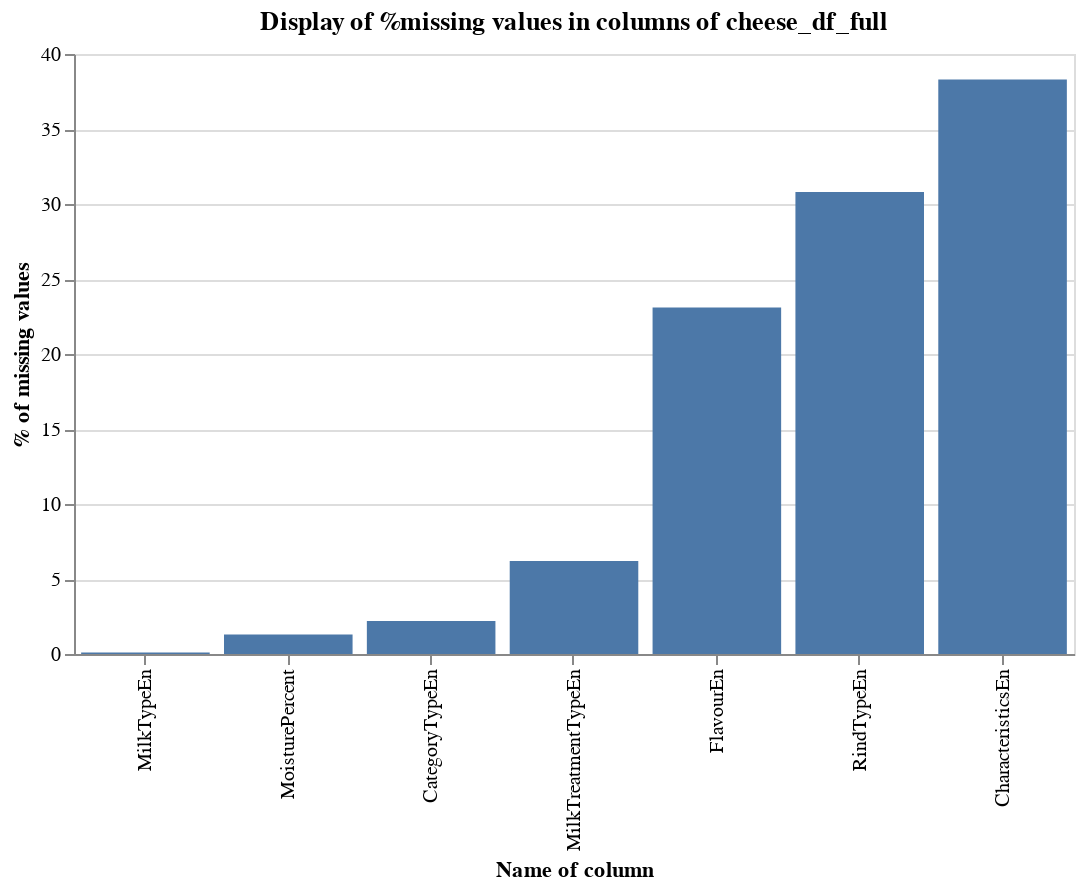

Source (notebook cell):
### Code cell
#Plotting the %missing values in the columns identified from the nan_percent table.

nan_percent_plot = alt.Chart(nan_percent, width=500, height=300).mark_bar().encode(
                   x=alt.X('index:N', sort='y', title="Name of column"),
                   y=alt.Y('% of Total Values:Q', title="% of missing values")
         ).properties(title="Display of %missing values in columns of cheese_df_full")
nan_percent_plot

### Figure 1 — Vega-Lite specification as saved in the notebook (floating-point values rounded to 4 significant figures)
{"config": {"view": {"continuousWidth": 400, "continuousHeight": 300}}, "data": {"name": "data-9035b71e47de5dca1194a69bfed94646"}, "mark": "bar", "encoding": {"x": {"type": "nominal", "field": "index", "sort": "y", "title": "Name of column"}, "y": {"type": "quantitative", "field": "% of Total Values", "title": "% of missing values"}}, "height": 300, "title": "Display of %missing values in columns of cheese_df_full", "width": 500, "$schema": "https://vega.github.io/schema/vega-lite/v4.8.1.json", "datasets": {"data-9035b71e47de5dca1194a69bfed94646": [{"index": "CharacteristicsEn", "Missing Values": 399, "% of Total Values": 38.3}, {"index": "RindTypeEn", "Missing Values": 321, "% of Total Values": 30.8}, {"index": "FlavourEn", "Missing Values": 241, "% of Total Values": 23.1}, {"index": "MilkTreatmentTypeEn", "Missing Values": 65, "% of Total Values": 6.2}, {"index": "CategoryTypeEn", "Missing Values": 23, "% of Total Values": 2.2}, {"index": "MoisturePercent", "Missing Values": 14, "% of Total Values": 1.3}, {"index": "MilkTypeEn", "Missing Values": 1, "% of Total Values": 0.1}]}}
